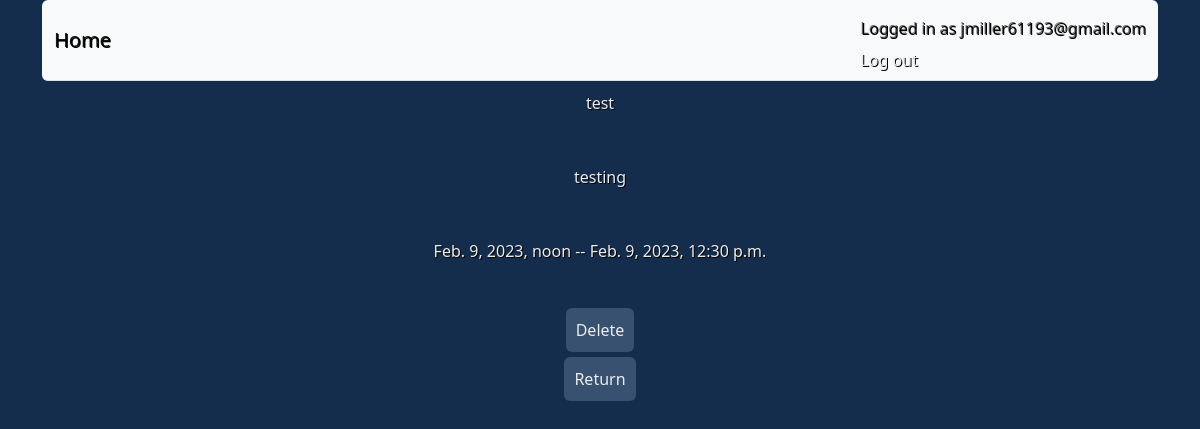
The page /calendar/event_details/1/ (signed in) on the database its author committed.
### accounts/models.py (models this page shows, shortened)
class User(AbstractBaseUser, PermissionsMixin):
    email = models.EmailField(
        _("Email Address"),
        max_length=255,
        unique=True,
        help_text="<br><p class='help-text'>Ex: example@example.com<p>",
        primary_key=True
        )
    is_staff = models.BooleanField(_("Staff status"),default = False)
    is_superuser = models.BooleanField(_("Super User"), default = False)
    is_active = models.BooleanField(_("Active"), default=True)
    date_joined = models.DateTimeField(_("Date Joined"), auto_now_add=True)
    last_updated = models.DateTimeField(_("Last Updated"), auto_now=True)
    objects = UserManager()
    USERNAME_FIELD = 'email'

### calendar_app/models.py (models this page shows, shortened)
class Event(models.Model):
    user = models.ForeignKey(User, on_delete=models.CASCADE, related_name="events")
    title = models.CharField(max_length=200)
    description = models.TextField(blank=True, null=True)
    start_time = models.DateTimeField()
    end_time = models.DateTimeField()

### calendar_app/views.py (the view)
# urls.py: path('event_details/<int:event_id>/', views.event_details, name='event_details'),
@login_required(login_url='accounts:login')
def event_details(request, event_id):
    event = Event.objects.get(id=event_id)
    context = {
        "event": event,
        "event_id": event_id,
    }
    return render(request, 'event_details.html', context)

### accounts/authentication.py (called while the page is built)
    def get_user(self, email):
        try:
            return User.objects.get(email=email)
        except User.DoesNotExist:
            return None

### templates/event_details.html
{% extends 'base.html' %}
{% block extra_css %}
{% load static %}
<link rel="stylesheet" type="text/css" href="{% static 'calendar_style.css' %}">
{% endblock %}
{% block body_content %}
<div class="event-detail-container">
  <p name="title" class="event-detail">{{ event.title }}</p>
  <br>
  <p name="description" class="event-detail">{{ event.description }}</p>
  <br>
  <p name="start_end_times" class="event-detail">{{ event.start_time }} -- {{ event.end_time }}</p>
  <br>
  <button class="btn"><a href="{% url 'cal:delete_event' event_id %}"> Delete </a></button>
  <br>
  <button class="btn"><a href="{% url 'cal:calendar' %}"> Return </a></button>
</div>
{% endblock %}

### templates/base.html (shortened to what this page needs)
<!DOCTYPE html>
<html lang="en">
{% load static %}
<head>
  <link href="https://cdn.jsdelivr.net/npm/bootstrap@5.2.3/dist/css/bootstrap.min.css" rel="stylesheet" />
  {% block extra_css %}{% endblock %}
</head>
<body>
  <div class="container">
    <nav class="navbar navbar-light bg-light rounded border-bottom" role="navigation">
      <div class="container-fluid">
        <a class="navbar-brand" href="{% url 'home' %}">Home</a>
        {% if user.email %}
        <ul class="nav navbar-nav navbar-right">
          <li class="navbar-text" name="account-info">Logged in as {{ user.email }}</li>
          <li><a href="{% url 'accounts:logout' %}">Log out</a></li>
        </ul>
        {% else %}
        <ul class="nav navbar-nav navbar-right">
          <li><a href="{% url 'accounts:login' %}">Login</a></li>
        <ul>
        {% endif %}
      </div>
    </nav>
    {% block body_content %}
    {% endblock %}
  </div>
</body>
</html>

### calendar_app/static/calendar_style.css (style rules this page uses)
body { background-color: #142d4c; color: #ececec; text-shadow: 1px 1px black; }
a { color: #ececec; text-decoration: none; }
.btn { background-color: #385170; color: #ececec; border: none; padding: 10px 10px; margin-top: 5px; }
.event-detail-container { text-align: center; }
.event-detail { margin-top: 10px; }

### rows shown on the page
User: email "jmiller61193@gmail.com"
Event: title "test", description "testing", start_time "Feb. 9, 2023, noon", end_time "Feb. 9, 2023, 12:30 p.m."
